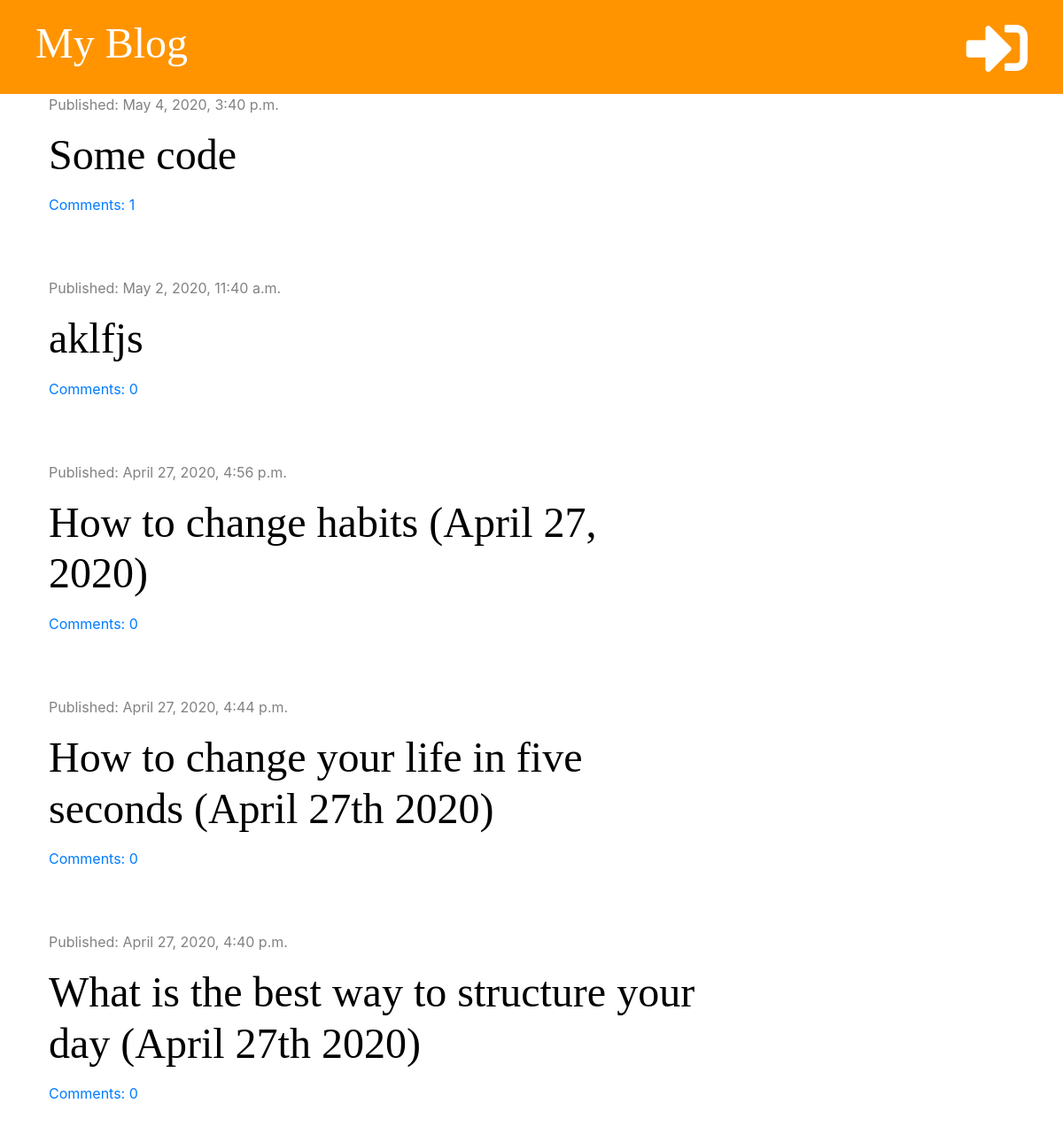
/, run on an earlier commit of the app's database.
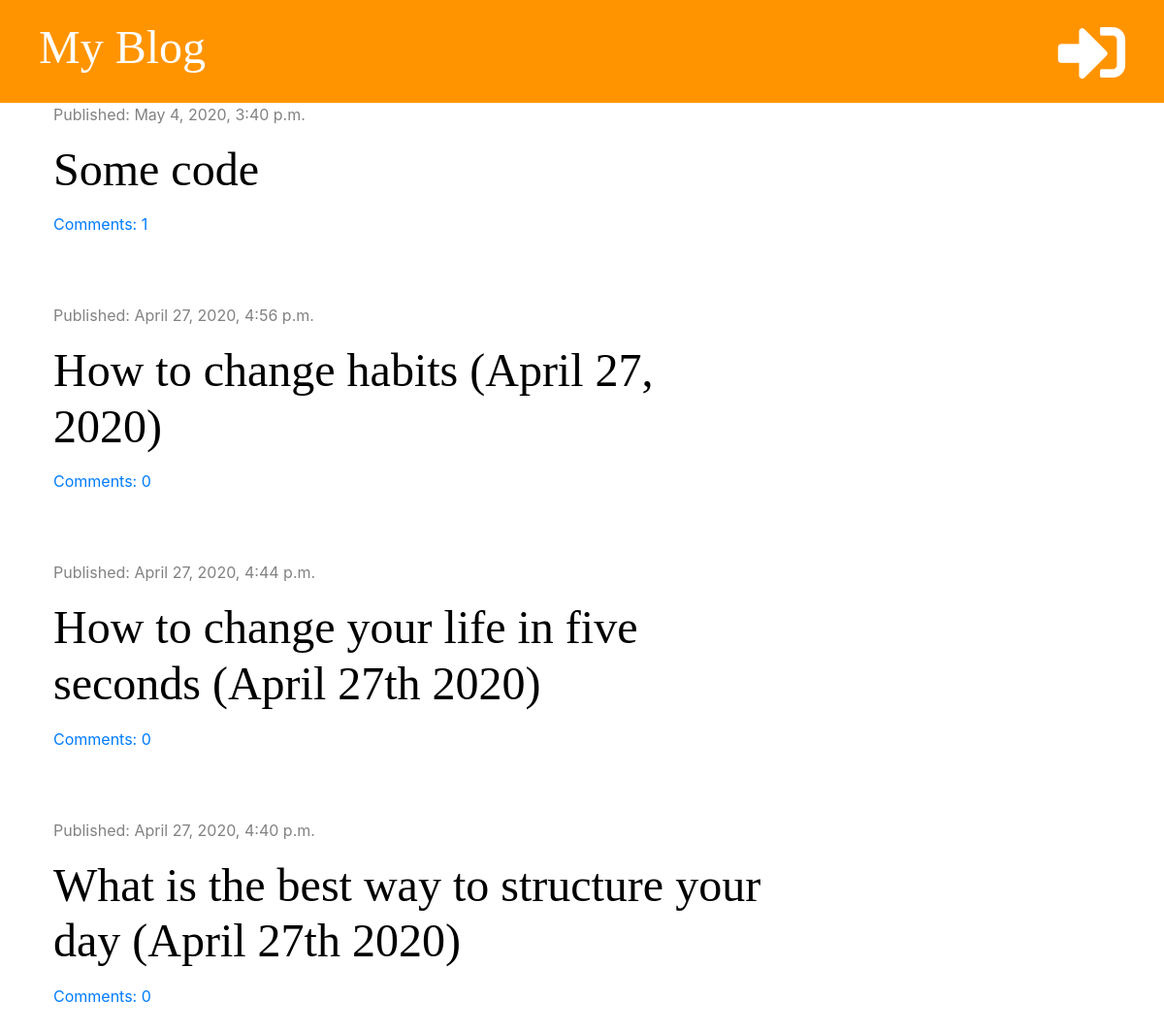
And on a later commit of the database.
### blog/models.py (models this page shows, shortened)
class Post(models.Model):
    author = models.ForeignKey('auth.User', on_delete=models.CASCADE)
    title = models.CharField(max_length=200)
    text = models.TextField()
    created_date = models.DateTimeField(default=timezone.now)
    published_date = models.DateTimeField(blank=True, null=True)
    def approved_comments(self):
        return self.comments.filter(approved=True)

### blog/views.py (the view)
# urls.py: path('', views.post_list, name='post_list'),
def post_list(request):
    posts = Post.objects.filter(published_date__lte=timezone.now()).order_by('-published_date')
    stuff_for_frontend = {'posts': posts}
    return render(request, 'blog/post_list.html', stuff_for_frontend)

### blog/templatetags/markdownify.py (called while the page is built)
@register.filter
def markdown(value):
    renderer = HighlightRenderer()
    markdown = mistune.Markdown(renderer=renderer)
    return markdown(value)

### blog/templates/blog/post_list.html (shortened to what this page needs)
{% extends 'blog/base.html' %}
{% load markdownify %}
{% block content %}
    {% for post in posts %}
        <div class="post">
            <div class="date">
                <p>Published: {{ post.published_date }}</p>
            </div>
            <h1><a href="{% url 'post_detail' pk=post.pk %}">{{ post.title }}</a></h1>
            <a href="{% url 'post_detail' pk=post.pk %}">Comments: {{ post.approved_comments.count }} </a>
        </div>
    {% endfor %}
{% endblock %}

What changed in the data, as far as the page shows it:
removed Post: published_date "May 2, 2020, 11:40 a.m.", title "aklfjs", approved_comments.count "0"
